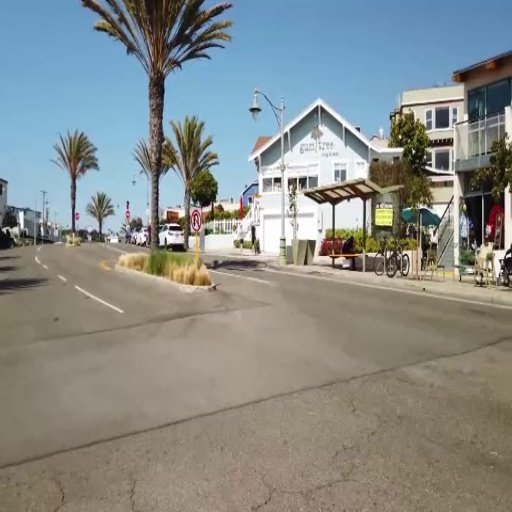
#> input picture Feature-Based-Approach/Feature-Based-Experiments/Image 5/000005 copy.jpg, 512 x 512 px
$ jupyter execute Image_Stitching_5.ipynb   (shell and % lines are left out)
#> lines starting #> are read from the running program, lines starting #| are printed output that depends on the picture
[cell 1]
from random import randrange
import matplotlib.pyplot as plt
import numpy as np
import cv2
figsize = (10, 10)

[cell 2]
'''
rgb_l = cv2.cvtColor(cv2.imread('/content/drive/MyDrive/left.jpg'), cv2.COLOR_BGR2RGB)
gray_l = cv2.cvtColor(rgb_l, cv2.COLOR_RGB2GRAY)
rgb_r = cv2.cvtColor(cv2.imread("/content/drive/MyDrive/right.jpg"), cv2.COLOR_BGR2RGB)
gray_r = cv2.cvtColor(rgb_r, cv2.COLOR_RGB2GRAY)
'''


rgb_l = cv2.cvtColor(cv2.imread('000005 copy.jpg'), cv2.COLOR_BGR2RGB)
gray_l = cv2.cvtColor(rgb_l, cv2.COLOR_RGB2GRAY)
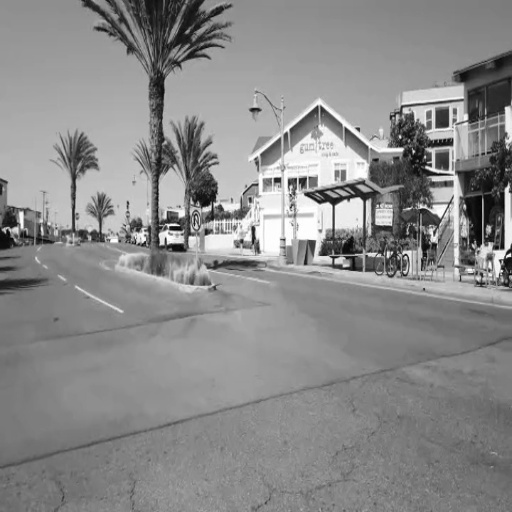
#> gray_l: shape (512, 512); min 3, max 255, mean 138
rgb_r = cv2.cvtColor(cv2.imread("000005 copy 2.jpg"), cv2.COLOR_BGR2RGB)
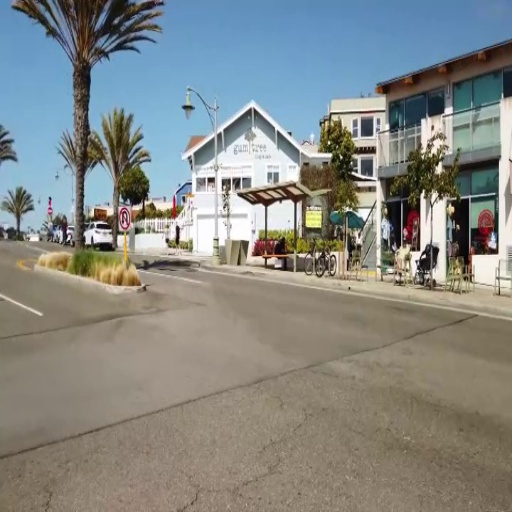
#> input picture Feature-Based-Approach/Feature-Based-Experiments/Image 5/000005 copy 2.jpg, 512 x 512 px
gray_r = cv2.cvtColor(rgb_r, cv2.COLOR_RGB2GRAY)
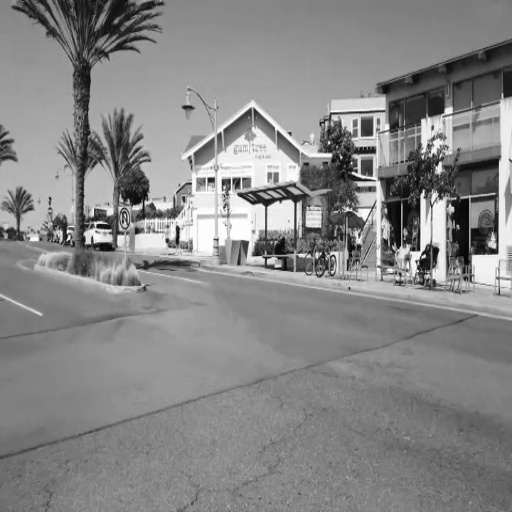
#> gray_r: shape (512, 512); min 3, max 255, mean 134.6

[cell 3]
# use orb if sift is not installed
#feature_extractor = cv2.SIFT_create()
feature_extractor = cv2.xfeatures2d.SIFT_create()
# find the keypoints and descriptors with chosen feature_extractor
kp_l, desc_l = feature_extractor.detectAndCompute(gray_l, None)
#> kp_l = 1613 keypoints; strongest (x, y, size): (509, 255, 2.3), (413, 151, 2), (400, 137, 1.9), (253, 229, 3.5)
kp_r, desc_r = feature_extractor.detectAndCompute(gray_r, None)
#> kp_r = 1657 keypoints; strongest (x, y, size): (211, 180, 4.4), (341, 157, 1.8), (178, 229, 3.4), (167, 240, 2.8)

test = cv2.drawKeypoints(rgb_l, kp_l, None, flags=cv2.DRAW_MATCHES_FLAGS_DRAW_RICH_KEYPOINTS)
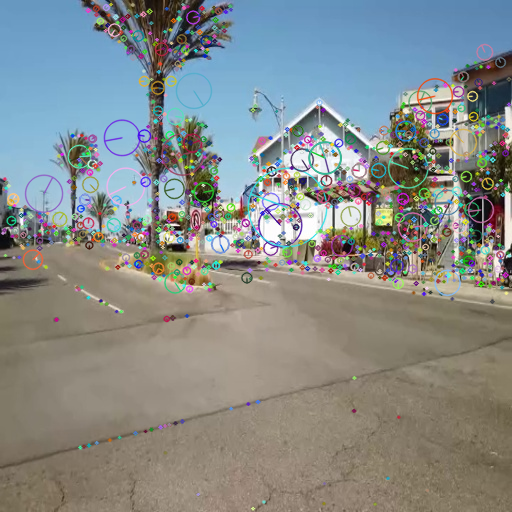
#> test: shape (512, 512, 3); mean R, G, B 134.3, 139.2, 137.5

plt.figure(figsize=figsize)
plt.imshow(test)
plt.title("keypoints")

[cell 4]
bf = cv2.BFMatcher()
matches = bf.knnMatch(desc_l, desc_r, k=2)
#> matches = 1613 matches

# Apply ratio test
good_and_second_good_match_list = []
for m in matches:
    if m[0].distance/m[1].distance < 0.5:
        good_and_second_good_match_list.append(m)
#> after the loop, good_and_second_good_match_list = 421 matches
good_match_arr = np.asarray(good_and_second_good_match_list)[:,0]

# show only 30 matches
im_matches = cv2.drawMatchesKnn(rgb_l, kp_l, rgb_r, kp_r,
                                good_and_second_good_match_list[0:30], None, flags=cv2.DrawMatchesFlags_NOT_DRAW_SINGLE_POINTS)
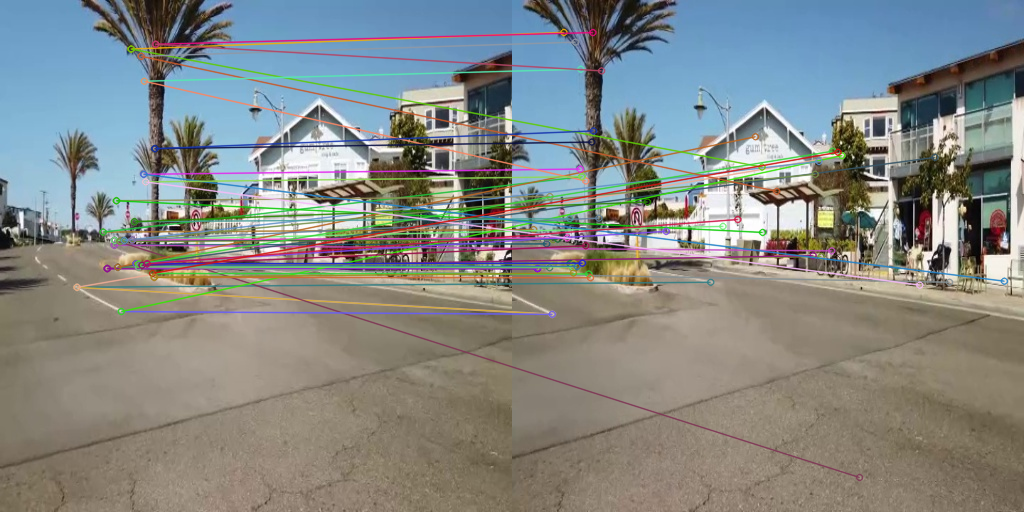
#> im_matches: shape (512, 1024, 3); mean R, G, B 132.7, 136.4, 133.1

plt.figure(figsize=(20, 20))
plt.imshow(im_matches)
plt.title("keypoints matches")
plt.show()

[cell 5]
good_kp_l = np.array([kp_l[m.queryIdx].pt for m in good_match_arr])
#> good_kp_l = 421 pairs, first value 76.54 to 502.4, second value 31.54 to 311
good_kp_r = np.array([kp_r[m.trainIdx].pt for m in good_match_arr])
#> good_kp_r = 421 pairs, first value 21.16 to 419, second value 21.2 to 313.8
H, masked = cv2.findHomography(good_kp_r, good_kp_l, cv2.RANSAC, 5.0)
#> H = [[0.805, 0.00247, 84.79], [-0.101, 0.913, 22.58], [-0.000377, -8.06e-06, 1]]; masked = 421 values from 0 to 1

print(H)
#| [[ 8.05406507e-01  2.46575498e-03  8.47926797e+01]
#|  [-1.00500417e-01  9.12606161e-01  2.25764760e+01]
#|  [-3.76758979e-04 -8.05797944e-06  1.00000000e+00]]

[cell 6]
rgb_r_warped = cv2.warpPerspective(rgb_r, H, (rgb_l.shape[1] + rgb_r.shape[1], rgb_l.shape[0]))
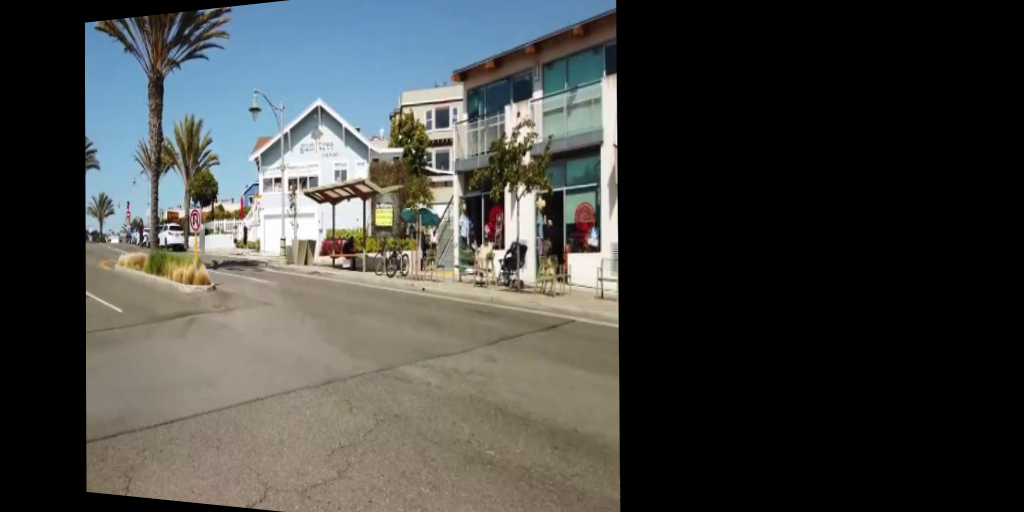
#> rgb_r_warped: shape (512, 1024, 3); mean R, G, B 68.1, 69.2, 66.9
rgb_r_warped[0:rgb_l.shape[0], 0:rgb_l.shape[1]] = rgb_l
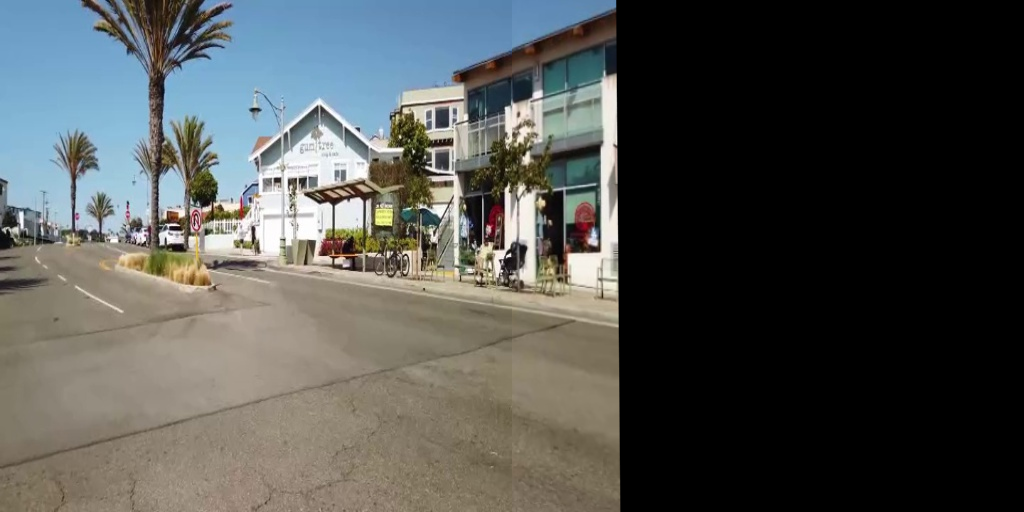
#> rgb_r_warped: shape (512, 1024, 3); mean R, G, B 80.5, 82.5, 80.1

plt.figure(figsize=figsize)
plt.imshow(rgb_r_warped)
plt.title("naive warping")
plt.show()

[cell 7]
def warpTwoImages(img1, img2, H):
    '''warp img2 to img1 with homograph H
    from: https://stackoverflow.com/questions/13063201/how-to-show-the-whole-image-when-using-opencv-warpperspective
    '''
    h1, w1 = img1.shape[:2]
#> h1 = 512; w1 = 512
    h2, w2 = img2.shape[:2]
#> h2 = 512; w2 = 512
    pts1 = np.float32([[0, 0], [0, h1], [w1, h1], [w1, 0]]).reshape(-1, 1, 2)
#> pts1 = [[0, 0], [0, 512], [512, 512], [512, 0]]
    pts2 = np.float32([[0, 0], [0, h2], [w2, h2], [w2, 0]]).reshape(-1, 1, 2)
#> pts2 = [[0, 0], [0, 512], [512, 512], [512, 0]]
    pts2_ = cv2.perspectiveTransform(pts2, H)
#> pts2_ = [[84.79, 22.58], [86.41, 491.9], [620.7, 545.9], [616, -35.78]]
    pts = np.concatenate((pts1, pts2_), axis=0)
#> pts = [[0, 0], [0, 512], [512, 512], [512, 0], [84.79, 22.58], [86.41, 491.9], [620.7, 545.9], [616, -35.78]]
    [xmin, ymin] = np.int32(pts.min(axis=0).ravel() - 0.5)
#> xmin = 0; ymin = -36
    [xmax, ymax] = np.int32(pts.max(axis=0).ravel() + 0.5)
#> xmax = 621; ymax = 546
    t = [-xmin, -ymin]
#> t = [0, 36]
    Ht = np.array([[1, 0, t[0]], [0, 1, t[1]], [0, 0, 1]])  # translate
#> Ht = [[1, 0, 0], [0, 1, 36], [0, 0, 1]]

    result = cv2.warpPerspective(img2, Ht@H, (xmax-xmin, ymax-ymin))
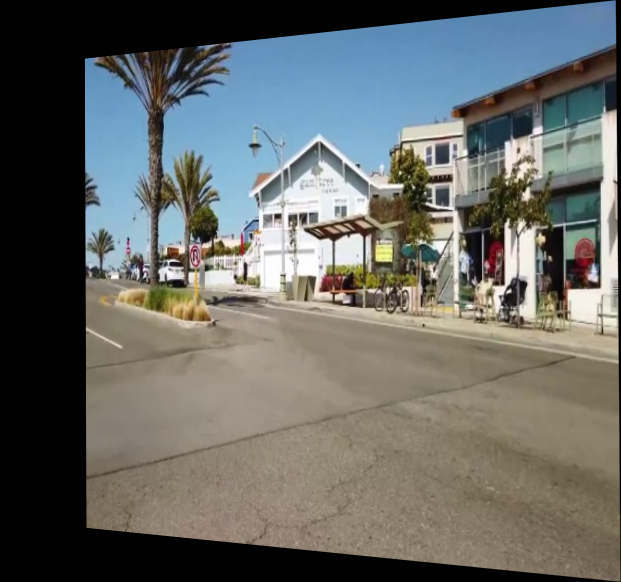
#> result: shape (582, 621, 3); mean R, G, B 102.3, 104.4, 101.4
    result[t[1]:h1+t[1], t[0]:w1+t[0]] = img1
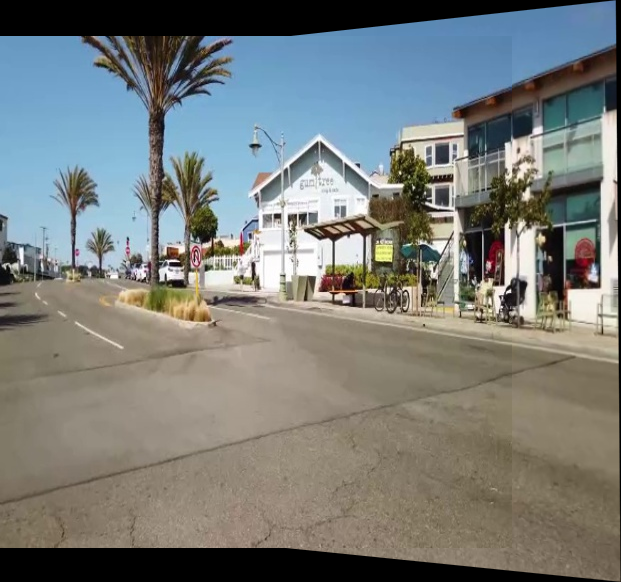
#> result: shape (582, 621, 3); mean R, G, B 120.2, 123.7, 120.6
    return result


result = warpTwoImages(rgb_l, rgb_r, H)

plt.figure(figsize=figsize)
plt.imshow(result)
plt.title("better warping")
plt.show()
